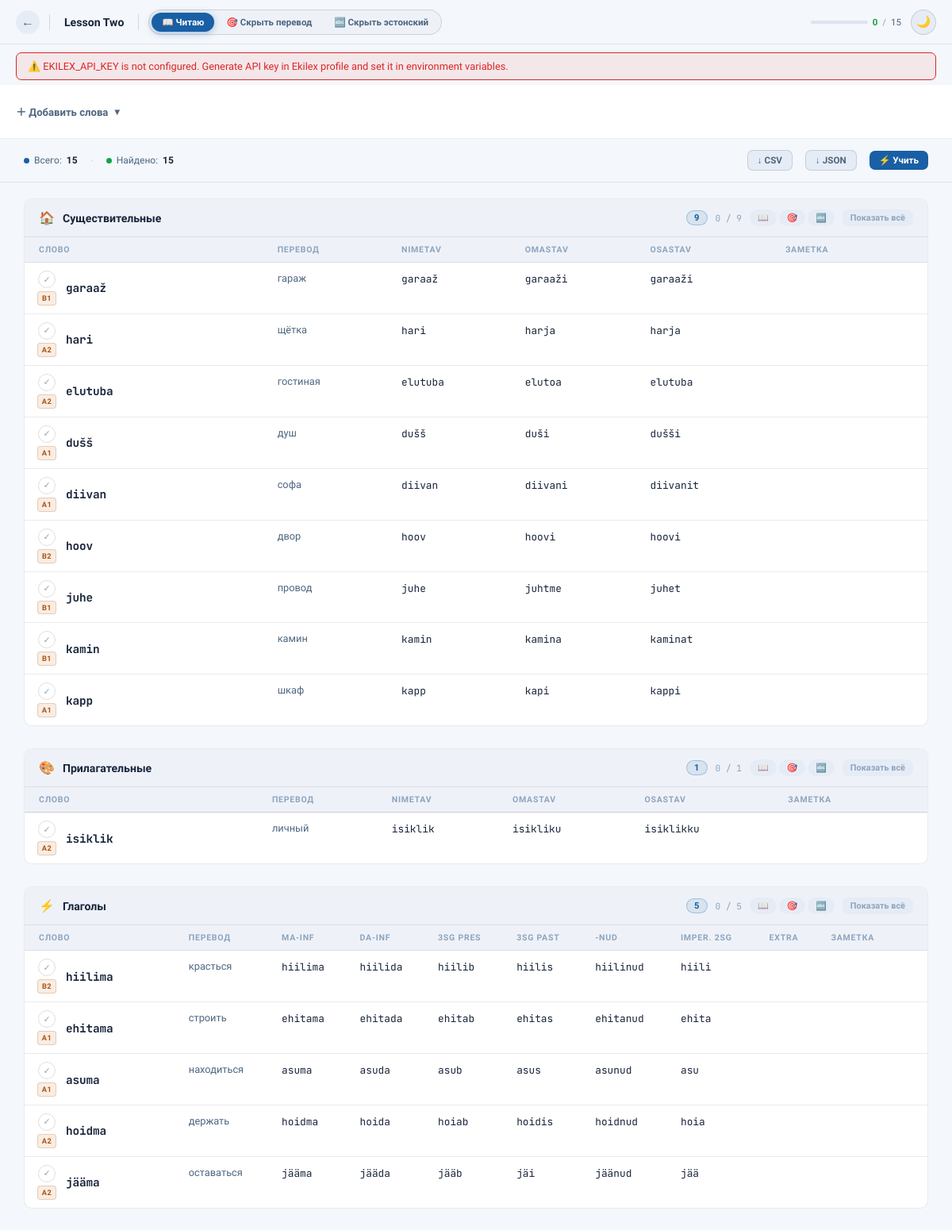
/list/2, run on the app's committed database.
### tables this page shows
CREATE TABLE word_lists (
                id         INTEGER PRIMARY KEY AUTOINCREMENT,
                name       TEXT    NOT NULL,
                user_id    INTEGER NOT NULL DEFAULT 1,
                created_at TEXT    NOT NULL DEFAULT (datetime('now')),
                updated_at TEXT    NOT NULL DEFAULT (datetime('now'))
            );

CREATE TABLE list_words (
                id             INTEGER PRIMARY KEY AUTOINCREMENT,
                list_id        INTEGER NOT NULL REFERENCES word_lists(id) ON DELETE CASCADE,
                lemma          TEXT    NOT NULL DEFAULT '',
                part_of_speech TEXT    NOT NULL DEFAULT 'OTHER',
                translation    TEXT    NOT NULL DEFAULT '',
                level          TEXT    NOT NULL DEFAULT '',
                nimetav        TEXT    NOT NULL DEFAULT '',
                omastav        TEXT    NOT NULL DEFAULT '',
                osastav        TEXT    NOT NULL DEFAULT '',
                ma_inf         TEXT    NOT NULL DEFAULT '',
                da_inf         TEXT    NOT NULL DEFAULT '',
                extra_form     TEXT    NOT NULL DEFAULT '',
                pres_3sg       TEXT    NOT NULL DEFAULT '',
                past_3sg       TEXT    NOT NULL DEFAULT '',
                nud_form       TEXT    NOT NULL DEFAULT '',
                imper_2sg      TEXT    NOT NULL DEFAULT '',
                note           TEXT    NOT NULL DEFAULT '',
                status         TEXT    NOT NULL DEFAULT 'ok',
                error          TEXT    NOT NULL DEFAULT '',
                source         TEXT    NOT NULL DEFAULT 'ekilex',
                sort_order     INTEGER NOT NULL DEFAULT 0,
                created_at     TEXT    NOT NULL DEFAULT (datetime('now')),
                UNIQUE (list_id, lemma)
            );

### app.py (the view)
@app.route("/list/<int:list_id>", methods=["GET"])
def view_list(list_id: int):
    lst = get_list(list_id)
    if not lst:
        flash("Список не найден.")
        return redirect(url_for("dashboard"))
    words = get_words(list_id)
    grouped = group_results(words) if words else None
    stats = make_stats(words)
    return render_template(
        "list.html",
        lst=lst,
        words=words,
        grouped=grouped,
        pos_labels=POS_LABELS,
        pos_icons=POS_ICONS,
        stats=stats,
        ekilex_client_error=EKILEX_CLIENT_ERROR,
    )

### app.py (called while the page is built)
def group_results(results: List[dict]) -> Dict[str, List[dict]]:
    grouped: Dict[str, List[dict]] = {
        k: [] for k in POS_LABELS
    }
    for row in results:
        pos = row.get("part_of_speech", "OTHER")
        if pos == "NOUN":
            grouped["nouns"].append(row)
        elif pos == "ADJ":
            grouped["adjectives"].append(row)
        elif pos == "VERB":
            grouped["verbs"].append(row)
        elif pos == "ADV":
            grouped["adverbs"].append(row)
        elif pos == "PRON":
            grouped["pronouns"].append(row)
        else:
            grouped["other"].append(row)
    return grouped

def make_stats(words: List[dict]) -> dict:
    return {
        "total": len(words),
        "ok":    sum(1 for r in words if r.get("status") == "ok"),
        "error": sum(1 for r in words if r.get("status") == "error"),
    }

### db.py (called while the page is built)
@contextmanager
def get_db():
    conn = sqlite3.connect(DB_PATH)
    conn.row_factory = sqlite3.Row
    conn.execute("PRAGMA foreign_keys = ON")
    conn.execute("PRAGMA journal_mode = WAL")
    try:
        yield conn
        conn.commit()
    except Exception:
        conn.rollback()
        raise
    finally:
        conn.close()

def get_list(list_id: int, user_id: int = 1) -> Optional[Dict[str, Any]]:
    with get_db() as db:
        row = db.execute(
            "SELECT * FROM word_lists WHERE id = ? AND user_id = ?",
            (list_id, user_id),
        ).fetchone()
    return dict(row) if row else None

def get_words(list_id: int) -> List[Dict[str, Any]]:
    with get_db() as db:
        rows = db.execute(
            "SELECT * FROM list_words WHERE list_id = ? ORDER BY sort_order, id",
            (list_id,),
        ).fetchall()
    return [dict(r) for r in rows]

### templates/list.html (shortened to what this page needs)
<!DOCTYPE html>
<html lang="ru">
<head>
  <link rel="stylesheet" href="{{ url_for('static', filename='css/styles.css') }}" />
</head>
<body class="mode-read" id="body" data-total="{{ stats.total }}" data-list-id="{{ lst.id }}" data-has-words="{{ '1' if grouped else '0' }}">
  <header class="topbar">
    <a href="{{ url_for('dashboard') }}" class="back-btn" title="К спискам">←</a>
    <span class="list-name-display" id="listNameDisplay"
          onclick="startRename()" title="Нажми чтобы переименовать">{{ lst.name }}</span>
    <div class="mode-pill" id="globalModePill">
      <button class="mode-btn active" onclick="setGlobalMode('read', this)">📖 Читаю</button>
      <button class="mode-btn" onclick="setGlobalMode('hide-ru', this)">🎯 Скрыть перевод</button>
      <button class="mode-btn" onclick="setGlobalMode('hide-et', this)">🔤 Скрыть эстонский</button>
    </div>
    {% if stats.total > 0 %}
    <div class="progress-badge">
      <div class="progress-bar-wrap">
      </div>
      <span id="progressText" class="progress-count">0</span>
      <span style="color:var(--text3)">/</span>
      <span style="color:var(--text2)">{{ stats.total }}</span>
    </div>
    {% endif %}
    <button class="theme-btn" id="themeBtn" onclick="toggleTheme()" title="Сменить тему">🌙</button>
  </header>
  {% if ekilex_client_error %}
    <div class="flash-wrap"><div class="flash error">⚠️ {{ ekilex_client_error }}</div></div>
  {% endif %}
  <div class="input-panel" id="addPanel">
    <div class="input-inner">
      <div class="add-panel-toggle" onclick="toggleAddPanel()">
        <span id="addPanelLabel">＋ Добавить слова</span>
        <span id="addPanelChevron" class="chevron">▾</span>
      </div>
    </div>
  </div>
  {% if stats.total > 0 %}
  <div style="border-bottom:1px solid var(--border);">
    <div class="stats-bar">
      <div class="stat-item"><div class="stat-dot total"></div>Всего: <span class="stat-val">{{ stats.total }}</span></div>
      <div class="stat-sep">·</div>
      <div class="stat-item"><div class="stat-dot ok"></div>Найдено: <span class="stat-val">{{ stats.ok }}</span></div>
      <a class="btn btn-ghost btn-sm" href="{{ url_for('export_csv', list_id=lst.id) }}">↓ CSV</a>
      <a class="btn btn-ghost btn-sm" href="{{ url_for('export_json', list_id=lst.id) }}">↓ JSON</a>
      <a class="btn btn-primary btn-sm" href="{{ url_for('drill_start_page', list_id=lst.id) }}">⚡ Учить</a>
    </div>
  </div>
  {% endif %}
  {% if grouped %}
  <div class="results">
    {% for group_key, group_label in pos_labels.items() %}
    {% set group_words = grouped.get(group_key, []) %}
    {% if group_words %}
    <div class="section" id="sec-{{ group_key }}" data-section-mode="inherit">
      <div class="section-header">
        <span class="section-icon">{{ pos_icons[group_key] }}</span>
        <span class="section-title">{{ group_label }}</span>
        <span class="section-count">{{ group_words|length }}</span>
        <span class="section-progress" id="sp-{{ group_key }}">0 / {{ group_words|length }}</span>
        <div class="section-mode-toggle">
          <button class="sec-btn" onclick="setSectionMode('{{ group_key }}','read',this)">📖</button>
          <button class="sec-btn" onclick="setSectionMode('{{ group_key }}','hide-ru',this)">🎯</button>
          <button class="sec-btn" onclick="setSectionMode('{{ group_key }}','hide-et',this)">🔤</button>
        </div>
        <button class="reveal-all-btn" onclick="revealAll('sec-{{ group_key }}')">Показать всё</button>
      </div>
      <div class="table-scroll">
        <table>
          <thead>
            <tr>
              <th>Слово</th>
              <th>Перевод</th>
              {% if group_key in ('nouns','adjectives','pronouns') %}
                <th>Nimetav</th><th>Omastav</th><th>Osastav</th>
              {% elif group_key == 'verbs' %}
                <th>ma-inf</th><th>da-inf</th>
                <th>3sg pres</th><th>3sg past</th>
                <th>-nud</th><th>Imper. 2sg</th><th>Extra</th>
              {% endif %}
              <th>Заметка</th>
              <th class="th-actions"></th>
            </tr>
          </thead>
          <tbody>
            {% for row in group_words %}
            <tr class="word-row {% if row.status == 'error' %}row-error{% endif %}"
                data-word="{{ row.lemma }}" data-word-id="{{ row.id }}" id="word-{{ row.id }}">
              <td class="word-cell">
                <div class="word-cell-inner">
                  <div class="word-status">
                    <button class="learned-btn" onclick="toggleLearned('{{ row.lemma }}')" title="Выучено">✓</button>
                    {% if row.level %}<span class="word-level">{{ row.level }}</span>{% endif %}
                  </div>
                  <span class="word-main">{{ row.lemma }}</span>
                </div>
              </td>
              <td class="data-cell ru cell-ru editable-cell"
                  data-field="translation" data-word-id="{{ row.id }}">
                <span class="maskable cell-value">{{ row.translation or '' }}</span>
              </td>
              {% if row.status == 'error' %}
                <td class="data-cell error-cell" colspan="{% if group_key in ('nouns','adjectives','pronouns') %}4{% elif group_key == 'verbs' %}8{% else %}2{% endif %}">
                  {{ row.note or row.error or 'Ошибка' }}
                </td>
              {% else %}
                {% if group_key in ('nouns','adjectives','pronouns') %}
                  <td class="data-cell et cell-et editable-cell" data-field="nimetav" data-word-id="{{ row.id }}"><span class="maskable cell-value">{{ row.nimetav or '' }}</span><div class="reveal-hint">нажми</div></td>
                  <td class="data-cell et cell-et editable-cell" data-field="omastav" data-word-id="{{ row.id }}"><span class="maskable cell-value">{{ row.omastav or '' }}</span></td>
                  <td class="data-cell et cell-et editable-cell" data-field="osastav" data-word-id="{{ row.id }}"><span class="maskable cell-value">{{ row.osastav or '' }}</span></td>
                {% elif group_key == 'verbs' %}
                  <td class="data-cell et cell-et editable-cell" data-field="ma_inf"   data-word-id="{{ row.id }}"><span class="maskable cell-value">{{ row.ma_inf or '' }}</span><div class="reveal-hint">нажми</div></td>
                  <td class="data-cell et cell-et editable-cell" data-field="da_inf"   data-word-id="{{ row.id }}"><span class="maskable cell-value">{{ row.da_inf or '' }}</span></td>
                  <td class="data-cell et cell-et editable-cell" data-field="pres_3sg" data-word-id="{{ row.id }}"><span class="maskable cell-value">{{ row.pres_3sg or '' }}</span></td>
                  <td class="data-cell et cell-et editable-cell" data-field="past_3sg" data-word-id="{{ row.id }}"><span class="maskable cell-value">{{ row.past_3sg or '' }}</span></td>
                  <td class="data-cell et cell-et editable-cell" data-field="nud_form" data-word-id="{{ row.id }}"><span class="maskable cell-value">{{ row.nud_form or '' }}</span></td>
                  <td class="data-cell et cell-et editable-cell" data-field="imper_2sg" data-word-id="{{ row.id }}"><span class="maskable cell-value">{{ row.imper_2sg or '' }}</span></td>
                  <td class="data-cell et cell-et editable-cell" data-field="extra_form" data-word-id="{{ row.id }}"></td>
                {% endif %}
                <td class="data-cell note editable-cell" data-field="note" data-word-id="{{ row.id }}">
                </td>
              {% endif %}
              <td class="td-actions">
              </td>
            </tr>
            {% endfor %}
          </tbody>
        </table>
      </div>
    </div>
    {% endif %}
    {% endfor %}
  </div>
  {% endif %}
</body>
</html>

### data on the page
word_lists: name "Lesson Two"
list_words: level "B1", lemma "garaaž", translation "гараж", nimetav "garaaž", omastav "garaaži", osastav "garaaži"
list_words: level "A2", lemma "hari", translation "щётка", nimetav "hari", omastav "harja", osastav "harja"
list_words: level "A2", lemma "elutuba", translation "гостиная", nimetav "elutuba", omastav "elutoa", osastav "elutuba"
list_words: level "A1", lemma "dušš", translation "душ", nimetav "dušš", omastav "duši", osastav "dušši"
list_words: level "A1", lemma "diivan", translation "софа", nimetav "diivan", omastav "diivani", osastav "diivanit"
list_words: level "B2", lemma "hoov", translation "двор", nimetav "hoov", omastav "hoovi", osastav "hoovi"
list_words: level "B1", lemma "juhe", translation "провод", nimetav "juhe", omastav "juhtme", osastav "juhet"
list_words: level "B1", lemma "kamin", translation "камин", nimetav "kamin", omastav "kamina", osastav "kaminat"
list_words: level "A1", lemma "kapp", translation "шкаф", nimetav "kapp", omastav "kapi", osastav "kappi"
list_words: level "A2", lemma "isiklik", translation "личный", nimetav "isiklik", omastav "isikliku", osastav "isiklikku"
list_words: level "B2", lemma "hiilima", translation "красться", ma_inf "hiilima", da_inf "hiilida", pres_3sg "hiilib", past_3sg "hiilis", nud_form "hiilinud", imper_2sg "hiili"
list_words: level "A1", lemma "ehitama", translation "строить", ma_inf "ehitama", da_inf "ehitada", pres_3sg "ehitab", past_3sg "ehitas", nud_form "ehitanud", imper_2sg "ehita"
list_words: level "A1", lemma "asuma", translation "находиться", ma_inf "asuma", da_inf "asuda", pres_3sg "asub", past_3sg "asus", nud_form "asunud", imper_2sg "asu"
list_words: level "A2", lemma "hoidma", translation "держать", ma_inf "hoidma", da_inf "hoida", pres_3sg "hoiab", past_3sg "hoidis", nud_form "hoidnud", imper_2sg "hoia"
list_words: level "A2", lemma "jääma", translation "оставаться", ma_inf "jääma", da_inf "jääda", pres_3sg "jääb", past_3sg "jäi", nud_form "jäänud", imper_2sg "jää"

### other printed values
{{ stats.total }} "15"
{{ ekilex_client_error }} "EKILEX_API_KEY is not configured. Generate API key in Ekilex profile and set it in environment variables."
{{ stats.ok }} "15"
{{ pos_icons[group_key] }} "🏠" "🎨" "⚡"
{{ group_label }} "Существительные" "Прилагательные" "Глаголы"
{{ group_words|length }} "9" "1" "5"
